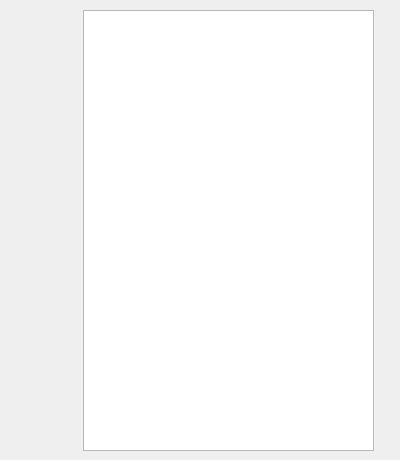
<?xml version="1.0" encoding="UTF-8"?>
<ui version="4.0">
 <class>Debug</class>
 <widget class="QWidget" name="Debug">
  <property name="geometry">
   <rect>
    <x>0</x>
    <y>0</y>
    <width>400</width>
    <height>460</height>
   </rect>
  </property>
  <property name="windowTitle">
   <string>Отладка</string>
  </property>
  <widget class="QPlainTextEdit" name="plainTextEdit_log">
   <property name="geometry">
    <rect>
     <x>83</x>
     <y>10</y>
     <width>291</width>
     <height>441</height>
    </rect>
   </property>
  </widget>
 </widget>
 <resources/>
 <connections/>
</ui>
